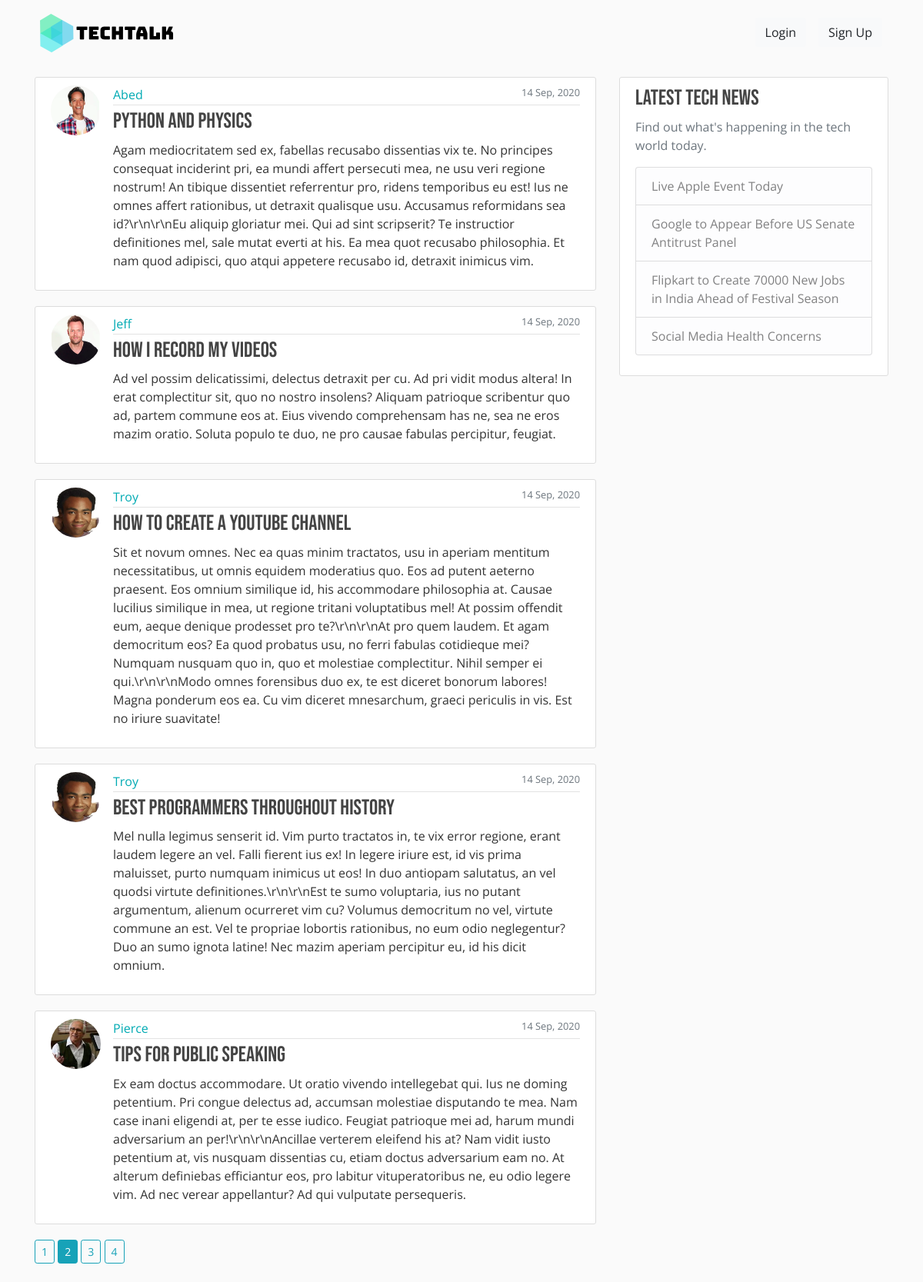
The page /home?page=2 on the database its author committed.
### techtalk/models.py (models this page shows, shortened)
class Post(db.Model):
    id = db.Column(db.Integer, primary_key=True)
    title = db.Column(db.String(100), nullable=False)
    date_posted = db.Column(db.DateTime, nullable=False, default=datetime.utcnow)
    content = db.Column(db.Text, nullable=False)
    user_id = db.Column(db.Integer, db.ForeignKey('user.id'), nullable=False)

class User(db.Model, UserMixin):
    id = db.Column(db.Integer, primary_key=True)
    username = db.Column(db.String(20), unique=True, nullable=False)
    email = db.Column(db.String(120), unique=True, nullable=False)
    image_file = db.Column(db.String(20), nullable=False, default='default.jpg')
    password = db.Column(db.String(60), nullable=False)
    posts = db.relationship('Post', backref='author', lazy=True)

### techtalk/main/routes.py (the view)
@main.route("/")
@main.route("/home")
def home():
    page = request.args.get('page', 1, type=int)
    posts = Post.query.order_by(Post.date_posted.desc()).paginate(page=page, per_page=5)
    return render_template('home.html', posts=posts)

### techtalk/templates/home.html
{% extends "layout.html" %}
{% block content %}
{% for post in posts.items %}
<article class="media content-section">
    <a href="{{ url_for('users.user_posts', username=post.author.username) }}">
        <img class="rounded-circle article-img" src="{{ url_for('static', filename='profile_pics/' + post.author.image_file) }}" alt="">
    </a>
    <div class="media-body">
        <div class="article-metadata">
            <a class="mr-2" href="{{ url_for('users.user_posts', username=post.author.username) }}">{{ post.author.username }}</a>
            <small class="text-muted float-right">{{ post.date_posted.strftime('%d %b, %Y') }}</small>
        </div>
        <h3><a class="article-title" href="{{ url_for('posts.post', post_id=post.id) }}">{{ post.title }}</a></h3>
        <p class="article-content">{{ post.content }}</p>
    </div>
</article>
{% endfor %}
{% for page_num in posts.iter_pages(left_edge=1, right_edge=1, left_current=1, right_current=2) %}
    {% if page_num %}
        {% if posts.page == page_num %}
        <a class="btn btn-sm btn-info mb-4" href="{{ url_for('main.home', page=page_num) }}">{{ page_num }}</a>
        {% else %}
        <a class="btn btn-sm btn-outline-info mb-4" href="{{ url_for('main.home', page=page_num) }}">{{ page_num }}</a>
        {% endif %}
    {% else %}
    ...
    {% endif %}
{% endfor %}
{% endblock content %}

### techtalk/static/main.css (style rules this page uses)
* { font-family: 'Open Sans', sans-serif; }
body { background: #fafafa; color: #333333; }
h1, h2, h3, h4, h5, h6 { color: #444444; font-family: 'Bebas Neue', cursive; }
a { color: #00AAB3; }
.content-section { background: #ffffff; padding: 10px 20px; border: 1px solid #dddddd; border-radius: 3px; margin-bottom: 20px; }
.article-title { color: #444444; font-family: 'Bebas Neue', cursive; }
.article-content { white-space: pre-line; }
.article-img { height: 65px; width: 65px; margin-right: 16px; }
.article-metadata { padding-bottom: 1px; margin-bottom: 4px; border-bottom: 1px solid #e3e3e3; }

### rows shown on the page
Post: image_file (picture), author.username "Abed", date_posted "14 Sep, 2020", title "Python and Physics", content "Agam mediocritatem sed ex, fabellas recusabo dissentias vix te. No principes consequat inciderint pri, ea mundi affert persecuti mea, ne usu veri regione nostrum! An tibique dissentiet referrentur pro, ridens temporibus eu est! Ius ne omnes affert rationibus, ut detraxit qualisque usu. Accusamus reformidans sea id?\\r\\n\\r\\nEu aliquip gloriatur mei. Qui ad sint scripserit? Te instructior definitiones mel, sale mutat everti at his. Ea mea quot recusabo philosophia. Et nam quod adipisci, quo atqui appetere recusabo id, detraxit inimicus vim."
Post: image_file (picture), author.username "Jeff", date_posted "14 Sep, 2020", title "How I Record My Videos", content "Ad vel possim delicatissimi, delectus detraxit per cu. Ad pri vidit modus altera! In erat complectitur sit, quo no nostro insolens? Aliquam patrioque scribentur quo ad, partem commune eos at. Eius vivendo comprehensam has ne, sea ne eros mazim oratio. Soluta populo te duo, ne pro causae fabulas percipitur, feugiat."
Post: image_file (picture), author.username "Troy", date_posted "14 Sep, 2020", title "How To Create A YouTube Channel", content "Sit et novum omnes. Nec ea quas minim tractatos, usu in aperiam mentitum necessitatibus, ut omnis equidem moderatius quo. Eos ad putent aeterno praesent. Eos omnium similique id, his accommodare philosophia at. Causae lucilius similique in mea, ut regione tritani voluptatibus mel! At possim offendit eum, aeque denique prodesset pro te?\\r\\n\\r\\nAt pro quem laudem. Et agam democritum eos? Ea quod probatus usu, no ferri fabulas cotidieque mei? Numquam nusquam quo in, quo et molestiae complectitur. Nihil semper ei qui.\\r\\n\\r\\nModo omnes forensibus duo ex, te est diceret bonorum labores! Magna ponderum eos ea. Cu vim diceret mnesarchum, graeci periculis in vis. Est no iriure suavitate!"
Post: image_file (picture), author.username "Troy", date_posted "14 Sep, 2020", title "Best Programmers Throughout History", content "Mel nulla legimus senserit id. Vim purto tractatos in, te vix error regione, erant laudem legere an vel. Falli fierent ius ex! In legere iriure est, id vis prima maluisset, purto numquam inimicus ut eos! In duo antiopam salutatus, an vel quodsi virtute definitiones.\\r\\n\\r\\nEst te sumo voluptaria, ius no putant argumentum, alienum ocurreret vim cu? Volumus democritum no vel, virtute commune an est. Vel te propriae lobortis rationibus, no eum odio neglegentur? Duo an sumo ignota latine! Nec mazim aperiam percipitur eu, id his dicit omnium."
Post: image_file (picture), author.username "Pierce", date_posted "14 Sep, 2020", title "Tips for Public Speaking", content "Ex eam doctus accommodare. Ut oratio vivendo intellegebat qui. Ius ne doming petentium. Pri congue delectus ad, accumsan molestiae disputando te mea. Nam case inani eligendi at, per te esse iudico. Feugiat patrioque mei ad, harum mundi adversarium an per!\\r\\n\\r\\nAncillae verterem eleifend his at? Nam vidit iusto petentium at, vis nusquam dissentias cu, etiam doctus adversarium eam no. At alterum definiebas efficiantur eos, pro labitur vituperatoribus ne, eu odio legere vim. Ad nec verear appellantur? Ad qui vulputate persequeris."

### other values the page prints
{{ page_num }} "1" "3" "4"
{{ page_num }} "2"
